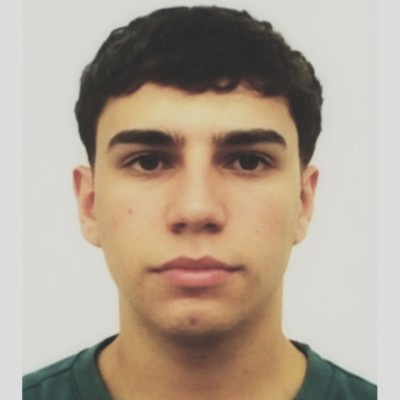
#> input picture cv/photo.jpeg, 400 x 400 px, found by its file name
$ python intro-portrait.py
#> lines starting #> are read from the running program, lines starting #| are printed output that depends on the picture; after the words box and inside, x2 and y2 are one past the last pixel; in counts of white or black regions, pixels touching at a corner belong together
# Regenerates intro/portrait.js from cv/photo.jpeg: background removed, side
# light, 96x54 grid of brightness levels (0-15) packed two per byte.
#   python3 scripts/intro-portrait.py
import base64
from collections import deque
import numpy as np
from PIL import Image, ImageFilter

im = Image.open('cv/photo.jpeg').convert('RGB')
#> im is the input picture: PIL image 400x400 RGB; mean R, G, B 177, 163.4, 147.8
a = np.asarray(im).astype(np.float32)
H, W, _ = a.shape
#> H = 400; W = 400
diff = np.abs(a - np.array([220, 220, 220.])).max(axis=2)
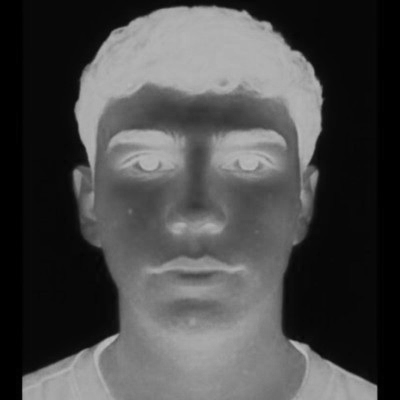
#> diff: shape (400, 400) float64; min 0, max 191, mean 72.8
bg = np.zeros((H, W), bool)
q = deque([(0, x) for x in range(W)] + [(y, 0) for y in range(H)] + [(y, W - 1) for y in range(H)])
while q:
    y, x = q.popleft()
    if y < 0 or x < 0 or y >= H or x >= W or bg[y, x] or diff[y, x] > 26:
        continue
    bg[y, x] = True
    q.extend(((y + 1, x), (y - 1, x), (y, x + 1), (y, x - 1)))
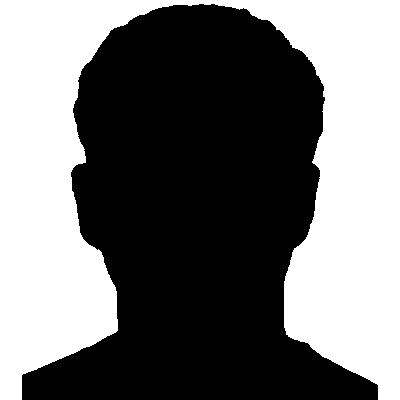
#> bg: shape (400, 400) bool; 45.3% white; 1 white region, box (x1, y1, x2, y2) and area: (0, 0, 400, 400) 72423
fg = np.asarray(Image.fromarray(((~bg) * 255).astype(np.uint8)).filter(ImageFilter.MinFilter(5)).filter(ImageFilter.GaussianBlur(1.5))).astype(np.float32) / 255
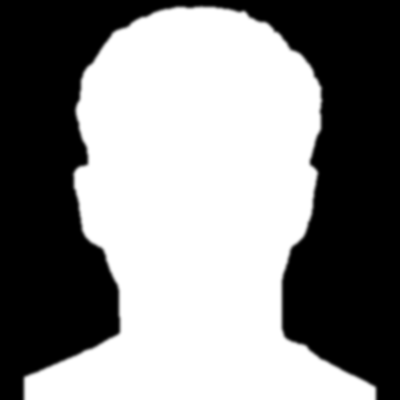
#> fg: shape (400, 400) float32; min 0, max 1, mean 0.53
g = np.asarray(im.convert('L').filter(ImageFilter.UnsharpMask(radius=8, percent=140, threshold=0))).astype(np.float32)
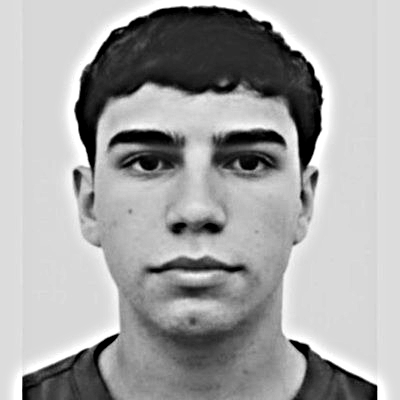
#> g: shape (400, 400) float32; min 0, max 255, mean 165.6
v = np.clip((g - 20) / 200, 0, 1) ** 1.15
xs = np.linspace(0, 1, W)[None, :]
ys = np.linspace(0, 1, H)[:, None]
#> ys = 400 values from 0 to 1
v = np.clip(v * np.clip(1.3 - 0.8 * xs, 0.4, 1.2) * np.clip(1.12 - 0.4 * ys, 0.55, 1.1), 0, 1)
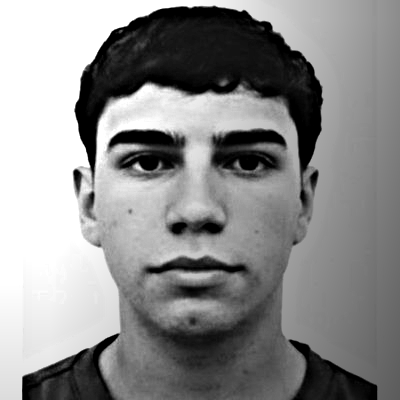
#> v: shape (400, 400) float64; min 0, max 1, mean 0.553
v = (0.13 + 0.87 * v) * fg
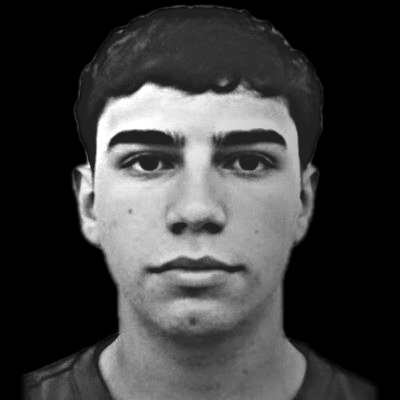
#> v: shape (400, 400) float64; min 0, max 1, mean 0.242
s = np.asarray(Image.fromarray((v * 255).astype(np.uint8)).resize((96, 54), Image.LANCZOS)).astype(np.float32) / 255
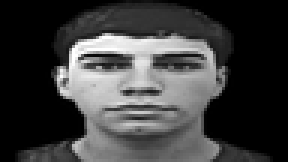
#> s: shape (54, 96) float32 (shown 3 times larger); min 0, max 1, mean 0.241
lv = np.clip(np.round(s * 15), 0, 15).astype(np.uint8).flatten()
#> lv = 5184 values, max 15 at index 1186, min 0 at index 0, mean 3.62
packed = ((lv[0::2].astype(np.uint16) << 4) | lv[1::2]).astype(np.uint8)
#> packed = 2592 values, max 255 at index 593, min 0 at index 0, mean 61.44
b64 = base64.b64encode(packed.tobytes()).decode()
with open('intro/portrait.js', 'w') as f:
    f.write("// My photo reduced to a 96x54 grid of brightness levels (0-15, two per byte),\n"
            "// side-lit and without the background (scripts/intro-portrait.py). The film\n"
            f"// draws it with code characters.\nexport const PORTRAIT = '{b64}';\n")
